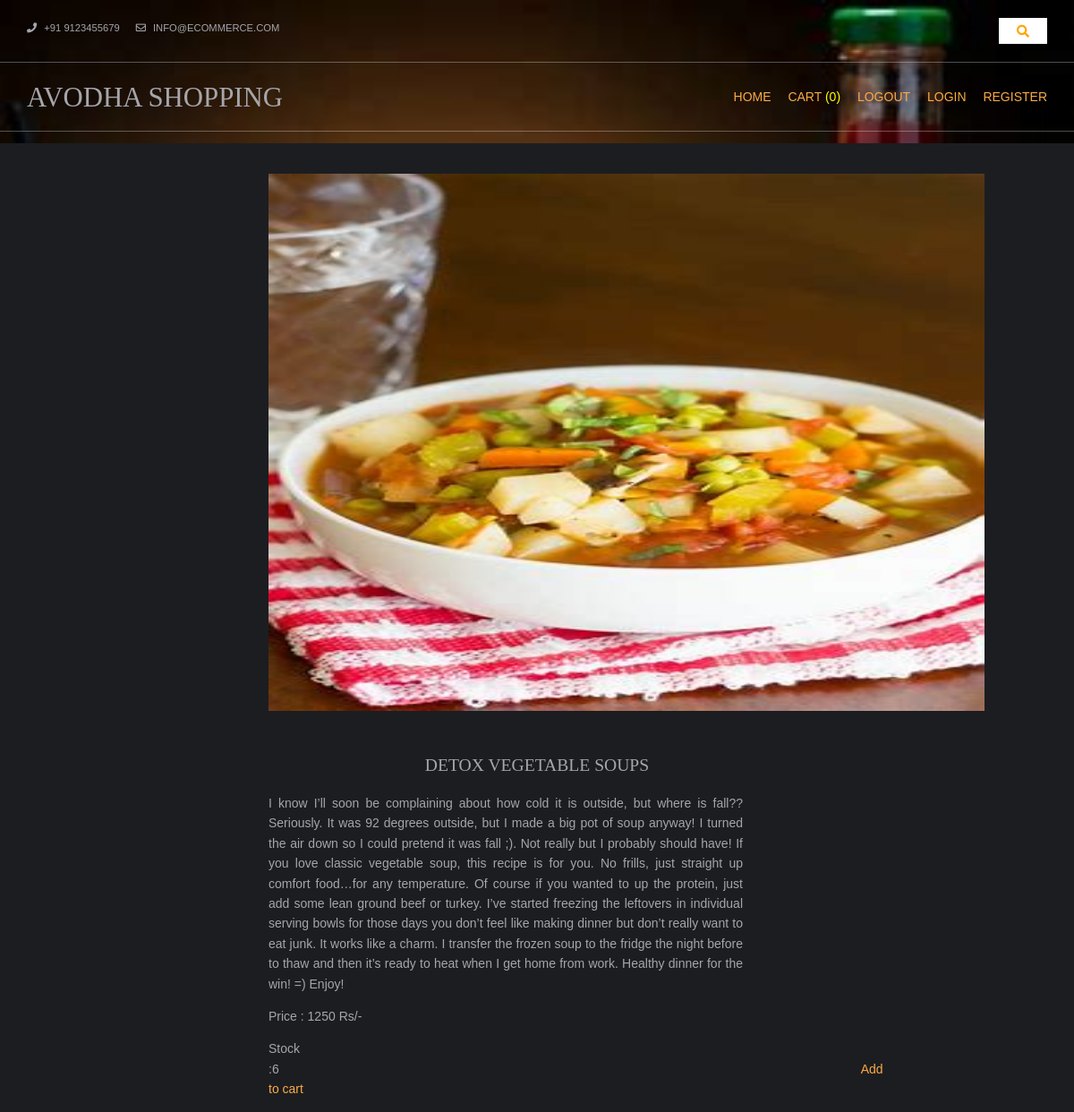
Page /veg-soups/detox-vegetable-soup/ on the committed database.
### Home/models.py (models this page shows, shortened)
class products(models.Model):
    name = models.CharField(max_length=250, unique=True)
    productslug = models.SlugField(max_length=250, unique=True)
    desc = models.TextField()
    img = models.ImageField(upload_to='ImageEcommerce')
    stock = models.IntegerField()
    availability = models.BooleanField()
    price = models.IntegerField()
    category = models.ForeignKey(categories, on_delete=models.CASCADE)

### Home/views.py (the view)
# urls.py: path('<slug:c_slug>/<slug:p_slug>/',views.productdetails,name="details"),
def productdetails (request,c_slug,p_slug):
    try:
        prod_details = products.objects.get(category__categoriesslug=c_slug, productslug=p_slug)
    except Exception as e:
        raise e
    return render(request, "itemdetails.html", {'pro': prod_details})

### cart/context_processor.py (called while the page is built)
def count(request):
    item_count = 0
    if 'admin' in request.path:
        return ()
    else:
        try:
            ct = Cartlist.objects.filter(cart_id=c_id(request))
            cti = items_in_cart.objects.all().filter(cart_carts=ct[:1])
            for c in cti:
                item_count += c.quantity_cart
        except Cartlist.DoesNotExist:
            item_count = 0
    return dict(ic=item_count)

### cart/views.py (called while the page is built)
def c_id(request):
    ct_id = request.session.session_key
    if not ct_id:
        ct_id = request.session.create()
    return ct_id

### templates/itemdetails.html (shortened to what this page needs)
{% extends 'homepagebase.html' %}
{% load static %}
{% block content %}
<html lang="en">
<head>
</head>
    <div class="container-fluid">
       <div class="tm-site-header tm-mb-1">
          <div class="tm-site-name-container tm-bg-color-1">
              <h1 style="text-align:center;padding-top:14px">{{prdt.name}}</h1>
           </div>
        </div>
        <section class="tm-mb-1" id="about">
            <div class="tm-row tm-about-row">
                <div class="tm-section-1-l">
                    <img src="{{pro.img.url}}" style="height:600px;width:1200;padding-right:100px;padding-left:300px;">
                </div>
                <article class="tm-section-1-r tm-bg-color-8">
                    <h2  style="text-align:center;padding-top:50px;" class="tm-mb-2 tm-title-color">{{pro.name}}</h2>
                    <div class="detail">
                    <p>{{pro.desc}}</p>
                    <p>Price : {{pro.price}} Rs/-</p>
                        {% if pro.stock <= 0 %}
                             <h4 style="color:Red;font-size:14px;">No stock is available</h4>
                        {% else %}
                             <p>Stock :{{pro.stock}}<a href="{% url 'addtocart' pro.id %}"  class="tm-btn tm-btn-1 tm-link-to-services" style="padding-left:650px;">Add to cart</a></p>
                        {% endif %}
                    </div>
                </article>
            </div>
        </section>
  </div>
{% endblock %}

### static/homepagefile/layout/styles/layout.css (style rules this page uses)
*, *::before, *::after { transition:all .3s ease-in-out; }
body { color:#A5A6AA; background-color:#1C1D21; }
a { color:#FBAB45; }

### static/homepagefile/layout/styles/framework.css (style rules this page uses)
html { overflow-y:scroll; overflow-x:hidden; }
html, body { margin:0; padding:0; font-size:14px; line-height:1.6em; }
*, *::before, *::after { box-sizing:border-box; }
a { outline:none; text-decoration:none; }
img { width:auto; max-width:100%; height:auto; margin:0; padding:0; border:none; line-height:normal; vertical-align:middle; }
body, input, textarea, select { font-family:Verdana, Geneva, sans-serif; }
h1, h2, h3, h4, h5, h6, .heading { font-family:Georgia, "Times New Roman", Times, serif; }
::placeholder { opacity:1; }
h1, h2, h3, h4, h5, h6, .heading { margin:0 0 20px 0; font-size:1.4rem; line-height:normal; font-weight:normal; text-transform:uppercase; }
address, article, aside, figcaption, figure, footer, header, main, nav, section { display:block; margin:0; padding:0; }

### templates/homepagebase.html (style rules this page uses)
.detail { padding-right:100px; padding-left:300px; text-align:center; text-align:justify; padding-right:370px; padding-left:300px; }

### rows in the picture
products: img (picture), name "DETOX VEGETABLE SOUPS", desc "I know I’ll soon be complaining about how cold it is outside, but where is fall?? Seriously. It was 92 degrees outside, but I made a big pot of soup anyway! I turned the air down so I could pretend it was fall ;). Not really but I probably should have! If you love classic vegetable soup, this recipe is for you. No frills, just straight up comfort food…for any temperature. Of course if you wanted to up the protein, just add some lean ground beef or turkey. I’ve started freezing the leftovers in individual serving bowls for those days you don’t feel like making dinner but don’t really want to eat junk. It works like a charm. I transfer the frozen soup to the fridge the night before to thaw…", price "1250", stock "6"

### other values in the picture
{{ ic }} "0"
